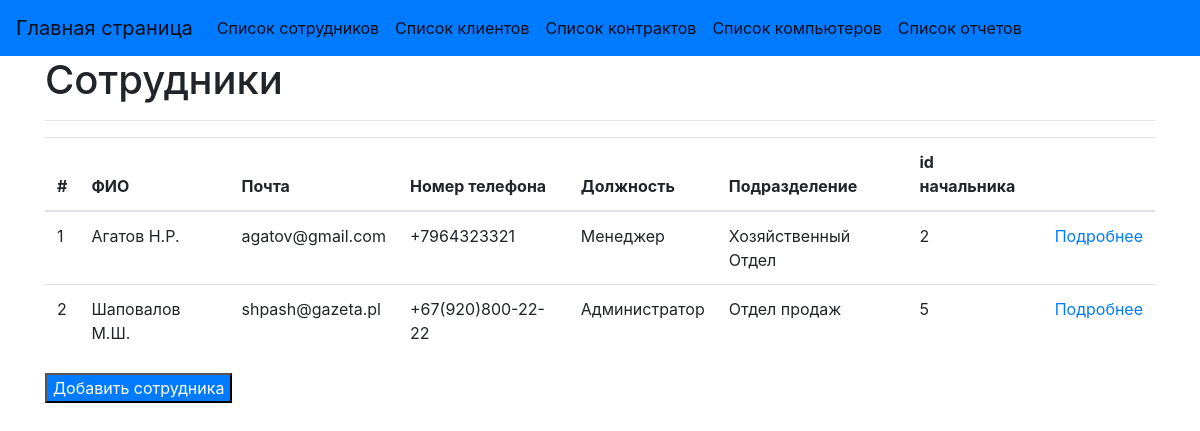
The page /employees on the database its author committed.
### tables this page shows
CREATE TABLE Employees (
    id INTEGER PRIMARY KEY AUTOINCREMENT,
    name TEXT NOT NULL,
    email TEXT NOT NULL,
    phone_number TEXT NOT NULL,
    position TEXT NOT NULL,
    department TEXT NOT NULL,
    chief_id INTEGER
);

### app.py (the view)
@app.route('/employees')
def employees():
    conn = get_db_connection('database.db')
    empls = conn.execute('SELECT * FROM Employees').fetchall()
    conn.close()
    return render_template("employees.html", employees=empls)

### app.py (called while the page is built)
def get_db_connection(db_name):
    conn = sqlite3.connect(db_name)
    conn.row_factory = sqlite3.Row
    return conn

### templates/employees.html
{% extends 'base.html' %}
{% block content %}
<h1>{% block title %} Сотрудники {% endblock %}</h1>
<hr>
<table class="table">
    <thead>
        <tr>
            <th scope="col">#</th>
            <th scope="col">ФИО</th>
            <th scope="col">Почта</th>
            <th scope="col">Номер телефона</th>
            <th scope="col">Должность</th>
            <th scope="col">Подразделение</th>
            <th scope="col">id начальника</th>
            <th scope="col"></th>
        </tr>
    </thead>
    <tbody>
        {% for elem in employees %}
            <tr>
                <td scope="col">{{ elem['id'] }}</td>
                <td scope="col" >{{ elem['name'] }}</td>
                <td scope="col">{{ elem['email'] }}</td>
                <td scope="col">{{ elem['phone_number'] }}</td>
                <td scope="col">{{ elem['position'] }}</td>
                <td scope="col">{{ elem['department'] }}</td>
                <td scope="col">{{ elem['chief_id'] }}</td>
                <td scope="col">
                    <a href="{{ url_for('one_employee', employee_id=elem['id']) }}">Подробнее</a>
                </td>
            </tr>
        {% endfor %}
    </tbody>
</table>
<button class="bg-primary">
    <a style="color: white;" href="{{ url_for('create_employee') }}">Добавить сотрудника</a>
</button>
{% endblock %}

### rows shown on the page
Employees: id "1", name "Агатов Н.Р.", email "agatov@gmail.com", phone_number "+7964323321", position "Менеджер", department "Хозяйственный Отдел", chief_id "2"
Employees: id "2", name "Шаповалов М.Ш.", email "shpash@gazeta.pl", phone_number "+67(920)800-22-22", position "Администратор", department "Отдел продаж", chief_id "5"
